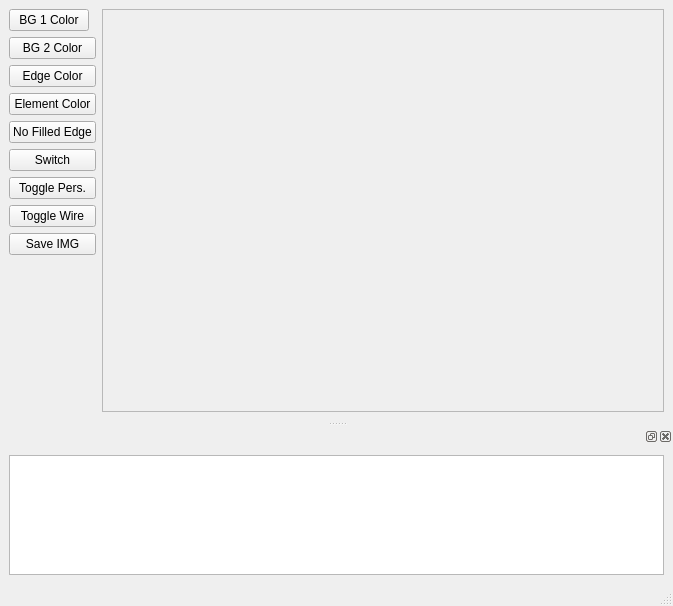
<?xml version="1.0" encoding="UTF-8"?>
<ui version="4.0">
 <class>MainWindow</class>
 <widget class="QMainWindow" name="MainWindow">
  <property name="geometry">
   <rect>
    <x>0</x>
    <y>0</y>
    <width>673</width>
    <height>606</height>
   </rect>
  </property>
  <property name="windowTitle">
   <string>MainWindow</string>
  </property>
  <widget class="QWidget" name="centralwidget">
   <layout class="QGridLayout" name="gridLayout">
    <item row="6" column="0">
     <widget class="QPushButton" name="btn_perspectivetoggle">
      <property name="text">
       <string>Toggle Pers.</string>
      </property>
     </widget>
    </item>
    <item row="0" column="0">
     <widget class="QPushButton" name="btn_bgcolor1">
      <property name="sizePolicy">
       <sizepolicy hsizetype="Maximum" vsizetype="Fixed">
        <horstretch>0</horstretch>
        <verstretch>0</verstretch>
       </sizepolicy>
      </property>
      <property name="text">
       <string>BG 1 Color</string>
      </property>
     </widget>
    </item>
    <item row="0" column="1" rowspan="10">
     <widget class="QFrame" name="frame">
      <property name="frameShape">
       <enum>QFrame::StyledPanel</enum>
      </property>
      <property name="frameShadow">
       <enum>QFrame::Raised</enum>
      </property>
      <layout class="QGridLayout" name="gridLayout_2">
       <item row="0" column="0">
        <layout class="QVBoxLayout" name="vl"/>
       </item>
      </layout>
     </widget>
    </item>
    <item row="9" column="0">
     <spacer name="verticalSpacer">
      <property name="orientation">
       <enum>Qt::Vertical</enum>
      </property>
      <property name="sizeHint" stdset="0">
       <size>
        <width>20</width>
        <height>40</height>
       </size>
      </property>
     </spacer>
    </item>
    <item row="8" column="0">
     <widget class="QPushButton" name="btn_saveimg">
      <property name="text">
       <string>Save IMG</string>
      </property>
     </widget>
    </item>
    <item row="4" column="0">
     <widget class="QPushButton" name="btn_nofillededge">
      <property name="text">
       <string>No Filled Edge</string>
      </property>
     </widget>
    </item>
    <item row="5" column="0">
     <widget class="QPushButton" name="btn_switch">
      <property name="toolTip">
       <string>Switch Background for Printing</string>
      </property>
      <property name="text">
       <string>Switch</string>
      </property>
     </widget>
    </item>
    <item row="1" column="0">
     <widget class="QPushButton" name="btn_bgcolor2">
      <property name="text">
       <string>BG 2 Color</string>
      </property>
     </widget>
    </item>
    <item row="2" column="0">
     <widget class="QPushButton" name="btn_edgecolor">
      <property name="text">
       <string>Edge Color</string>
      </property>
     </widget>
    </item>
    <item row="3" column="0">
     <widget class="QPushButton" name="btn_elementcolor">
      <property name="text">
       <string>Element Color</string>
      </property>
     </widget>
    </item>
    <item row="7" column="0">
     <widget class="QPushButton" name="btn_togglewire">
      <property name="text">
       <string>Toggle Wire</string>
      </property>
     </widget>
    </item>
   </layout>
  </widget>
  <widget class="QMenuBar" name="menubar">
   <property name="geometry">
    <rect>
     <x>0</x>
     <y>0</y>
     <width>673</width>
     <height>21</height>
    </rect>
   </property>
  </widget>
  <widget class="QStatusBar" name="statusbar"/>
  <widget class="QDockWidget" name="dockWidget">
   <attribute name="dockWidgetArea">
    <number>8</number>
   </attribute>
   <widget class="QWidget" name="dockWidgetContents">
    <layout class="QGridLayout" name="gridLayout_3">
     <item row="0" column="0">
      <widget class="QPlainTextEdit" name="txt_msg">
       <property name="sizePolicy">
        <sizepolicy hsizetype="Expanding" vsizetype="Maximum">
         <horstretch>0</horstretch>
         <verstretch>0</verstretch>
        </sizepolicy>
       </property>
       <property name="minimumSize">
        <size>
         <width>0</width>
         <height>120</height>
        </size>
       </property>
       <property name="maximumSize">
        <size>
         <width>16777215</width>
         <height>120</height>
        </size>
       </property>
      </widget>
     </item>
    </layout>
   </widget>
  </widget>
 </widget>
 <resources/>
 <connections/>
</ui>
